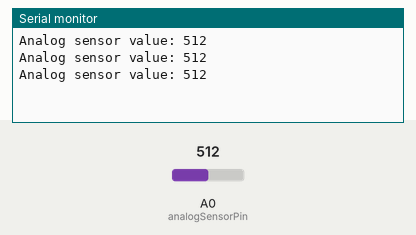
The sketch below on a simulated Arduino Uno, built with avr-gcc and run on an emulated ATmega328P. Parts: the last lines printed to the serial monitor. The test bench sets the inputs (shaded band); at power-on: A0 (analogSensorPin) = 512.

Above: at 1.3 s.
1.4 s: A0 (analogSensorPin) set to 716
At 1.9 s:
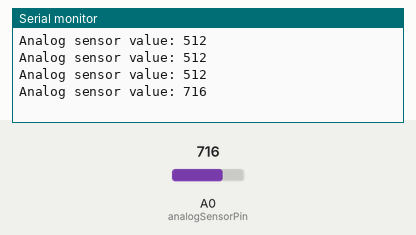
2.9 s: A0 (analogSensorPin) set to 900
At 3.4 s:
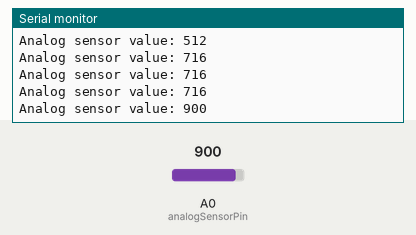
Timing chart, 0 to 5.9 s (numbered marks = the images above; inputs shaded):
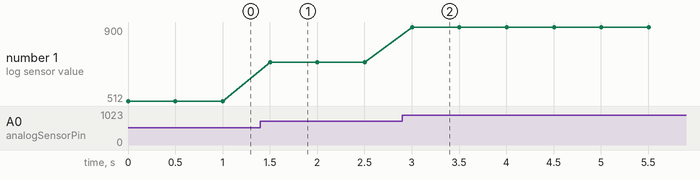

Measured:
- after the input at 1.4 s, the serial monitor: prints a new line after 0.10 s (image 1)
- after the input at 2.9 s, the serial monitor: prints a new line after 0.10 s (image 2)
- plotted number 1: 512 → 716 after the input at 1.4 s, 716 → 900 after the input at 2.9 s

The sketch:

269.ino
```cpp
// Define the pin where the analog sensor is connected
const int analogSensorPin = A0;

void setup() {
  // Initialize Serial communication
  Serial.begin(9600);
}

void loop() {
  // Read the analog sensor value (range: 0 - 1023)
  int analogValue = analogRead(analogSensorPin);

  // Display the analog value in the Serial Monitor
  Serial.print("Analog sensor value: ");
  Serial.println(analogValue);

  // Delay to slow down the output rate
  delay(500);
}
```
